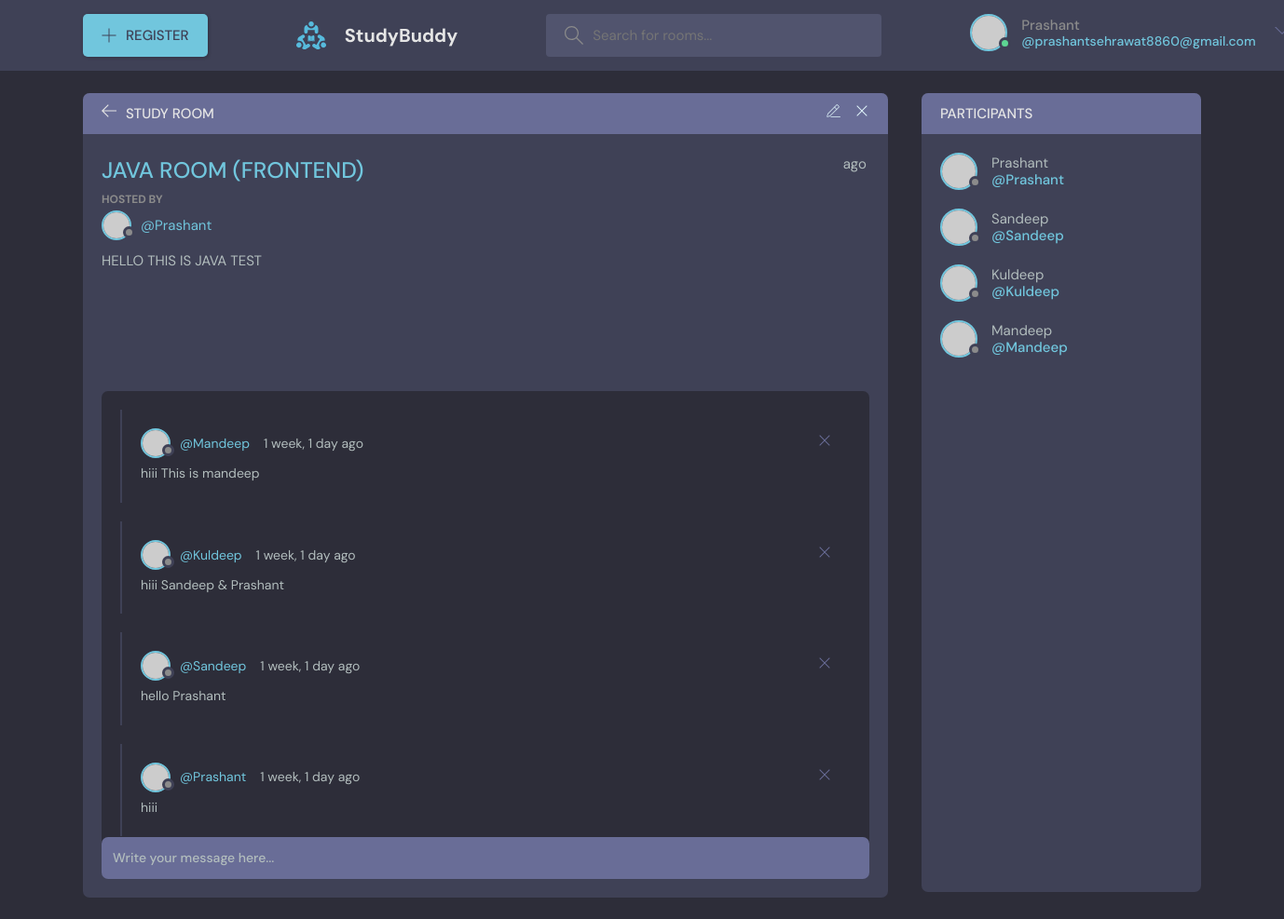
The page /room/34 (signed in) on the database its author committed.
### base/models.py (models this page shows, shortened)
class Room(models.Model):
    host=models.ForeignKey(User,on_delete=models.SET_NULL , null=True)
    name=models.CharField(max_length=20)
    topic=models.ForeignKey(Topic ,on_delete=models.CASCADE,null=True)
    participant=models.ManyToManyField(User , related_name="participant")
    description=models.TextField(null=True,blank=True)
    created_at=models.DateTimeField(auto_now_add=True)
    updated_at=models.DateTimeField(auto_now=True)
    class Meta:
        ordering=['-updated_at','created_at']

class Message(models.Model):
    user=models.ForeignKey(User,on_delete=models.CASCADE)
    room=models.ForeignKey(Room ,on_delete=models.CASCADE)
    body=models.TextField()
    created_at=models.DateTimeField(auto_now_add=True)
    updated_at=models.DateTimeField(auto_now=True)
    class Meta:
        ordering=['-updated_at','created_at']

### base/views.py (the view, shortened to what this page needs)
# urls.py: path('room/<str:pk>',room,name="room"),
def room(request,pk):
    rooms=Room.objects.get(id=pk)
    room_msg=rooms.message_set.all().order_by('-created_at')
    get_participants=rooms.participant.all()
    context={'rooms':rooms,'room_messages':room_msg ,'get_participants':get_participants,}
    return render(request ,'base/room.html',context)

### base/templates/base/room.html (shortened to what this page needs)
{% extends 'main.html' %}
{% block content %}
    <main class="profile-page layout layout--2">
      <div class="container">
        <div class="room">
          <div class="room__top">
            <div class="room__topLeft">
              <a href="{% url 'home' %}">
                <svg version="1.1" xmlns="http://www.w3.org/2000/svg" width="32" height="32" viewBox="0 0 32 32">
                  <title>arrow-left</title>
                  <path
                    d="M13.723 2.286l-13.723 13.714 13.719 13.714 1.616-1.611-10.96-10.96h27.625v-2.286h-27.625l10.965-10.965-1.616-1.607z"
                  ></path>
                </svg>
              </a>
              <h3>Study Room</h3>
            </div>
            <div class="room__topRight">
              <a href="#">
              </a>
              <a href="#">
                <svg version="1.1" xmlns="http://www.w3.org/2000/svg" width="32" height="32" viewBox="0 0 32 32">
                  <title>remove</title>
                  <path
                    d="M27.314 6.019l-1.333-1.333-9.98 9.981-9.981-9.981-1.333 1.333 9.981 9.981-9.981 9.98 1.333 1.333 9.981-9.98 9.98 9.98 1.333-1.333-9.98-9.98 9.98-9.981z"
                  ></path>
                </svg>
              </a>
            </div>
          </div>
          <div class="room__box scroll">
            <div class="room__header scroll">
              <div class="room__info">
                <h3>{{rooms.name}}</h3>
                <span>{{message.created_at|timesince}} ago</span>
              </div>
              <div class="room__hosted">
                <p>Hosted By</p>
                <a href="#" class="room__author">
                  <div class="avatar avatar--small">
                    <img src="https://randomuser.me/api/portraits/men/37.jpg" />
                  </div>
                  <span>@{{user.username}}</span>
                </a>
              </div>
              <div class="room__details">
                {{rooms.description}}
              </div>
            </div>
            <div class="room__conversation">
              <div class="threads scroll">
                {% for message in room_messages %}
                <div class="thread">
                  <div class="thread__top">
                    <div class="thread__author">
                      <a href="{% url 'User-Profile' user.id %}" class="thread__authorInfo">
                        <div class="avatar avatar--small">
                          <img src="https://randomuser.me/api/portraits/men/37.jpg" />
                        </div>
                        <span>@{{message.user}}</span>
                      </a>
                      <span class="thread__date">{{message.created_at|timesince}} ago</span>
                    </div>
                    <div class="thread__delete">
                      <svg version="1.1" xmlns="http://www.w3.org/2000/svg" width="32" height="32" viewBox="0 0 32 32">
                        <title>remove</title>
                        <path
                          d="M27.314 6.019l-1.333-1.333-9.98 9.981-9.981-9.981-1.333 1.333 9.981 9.981-9.981 9.98 1.333 1.333 9.981-9.98 9.98 9.98 1.333-1.333-9.98-9.98 9.98-9.981z"
                        ></path>
                      </svg>
                    </div>
                  </div>
                  <div class="thread__details">
                    {{message.body}}
                  </div>
                </div>
                {% endfor %}
              </div>
            </div>
          </div>
          <div class="room__message">
            <form action="" method="POST">
              <input type="text" name="body" placeholder="Write your message here..." />
            </form>
          </div>
        </div>
        <div class="participants">
          <h3 class="participants__top">Participants</h3>
          <div class="participants__list scroll">
            {% for user in get_participants %}
            <a href="profile.html" class="participant">
              <div class="avatar avatar--medium">
                <img src="https://randomuser.me/api/portraits/men/37.jpg" />
              </div>
              <p>
                {{user.username}}
                <span>@{{user.username}}</span>
              </p>
            </a>
            {% endfor %}
          </div>
        </div>
      </div>
    </main>
{% endblock %}

### templates/navbar.html (shortened to what this page needs)
{% load static %}
<header class="header header--loggedIn">
    <div class="container">
      <a class="btn btn--main" href="{% url 'User-register' %}">
        <svg version="1.1" xmlns="http://www.w3.org/2000/svg" width="32" height="32" viewBox="0 0 32 32">
          <title>Register</title>
          <path
            d="M16.943 0.943h-1.885v14.115h-14.115v1.885h14.115v14.115h1.885v-14.115h14.115v-1.885h-14.115v-14.115z"
          ></path>
        </svg>
        REGISTER
      </a>
      <a href="{% url 'home' %}" class="header__logo">
        <img src="{% static 'images/logo.svg' %}" />
        <h1>StudyBuddy</h1>
      </a>
      <form class="header__search" method="GET" action="{% url 'home' %}">
        <label>
          <input name="q" type="text" placeholder="Search for rooms..." />
        </label>
      </form>
      <nav class="header__menu">
    {% if request.user.is_authenticated %}
        <div class="header__user">
          <a href="{% url 'User-Profile' user.id %}">
            <div class="avatar avatar--medium active">
              <img src="https://randomuser.me/api/portraits/men/37.jpg" />
            </div>
            <p>{{request.user}} <span>@{{request.user.email}}</span></p>
          </a>
          <button class="dropdown-button">
            <svg version="1.1" xmlns="http://www.w3.org/2000/svg" width="32" height="32" viewBox="0 0 32 32">
              <title>chevron-down</title>
              <path d="M16 21l-13-13h-3l16 16 16-16h-3l-13 13z"></path>
            </svg>
          </button>
        </div>
        {% else %}
         <a href="{% url 'User-login' %}">
          <img src="{% static 'images/avatar.svg' %}"/>
          <p>Login</p>
        </a>
        {% endif %}
      </nav>
    </div>
  </header>

### rows shown on the page
Room: name "JAVA ROOM (FRONTEND)", description "HELLO THIS IS JAVA TEST"
Message: user "Mandeep", created_at "1 week, 1 day", body "hiii This is mandeep"
Message: user "Kuldeep", created_at "1 week, 1 day", body "hiii Sandeep & Prashant"
Message: user "Sandeep", created_at "1 week, 1 day", body "hello Prashant"
Message: user "Prashant", created_at "1 week, 1 day", body "hiii"

### other values the page prints
{{ request.user }} "Prashant"
{{ request.user.email }} "prashantsehrawat8860@gmail.com"
{{ user.username }} "Prashant"
{{ user.username }} "Sandeep"
{{ user.username }} "Kuldeep"
{{ user.username }} "Mandeep"
